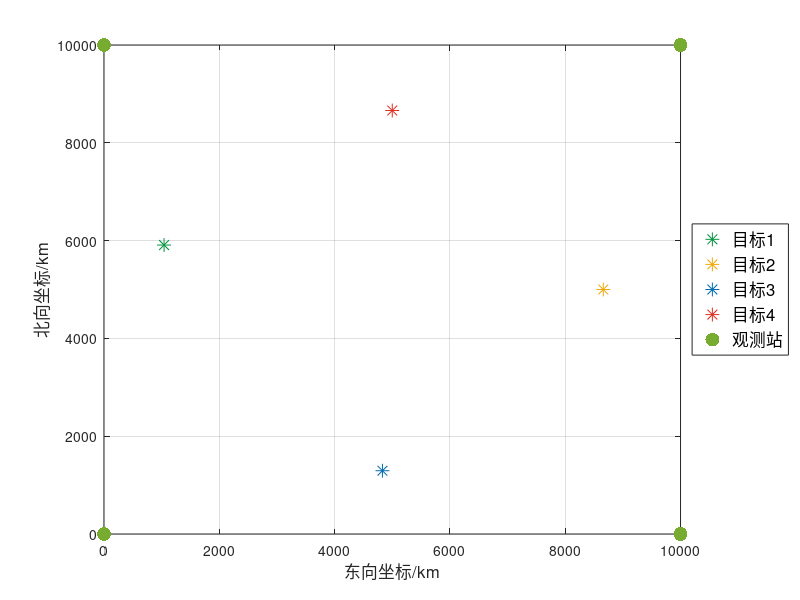
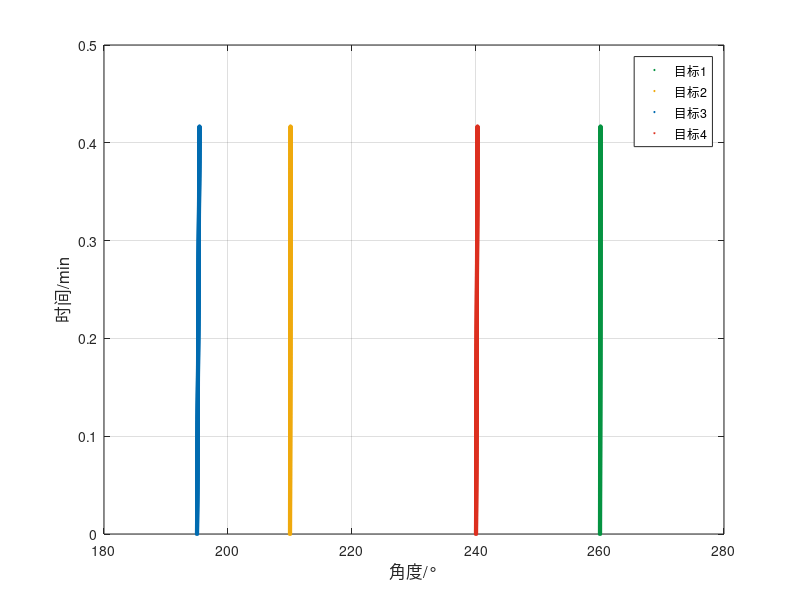

Source code (MATLAB) for these figures, in order: (Note: this script raises an error after producing the figures.)
%% 验证目标设置的位置

% Author LI Shuo
% 2023年9月18日 10点54分
clc
clear
close all


%% ==========================布放参数===============================
rand('seed',1)
c       = 1500;
var2d   = 1.5^2 ;
% var2d   = 0^2 ;
var2    = var2d*(pi/180)^2; 

v0     	= [10,10,10,10];
range 	= [ 6e3 10e3 5e3 10e3];                 % 目标产生位置的距离
bear    = [ 80 30 15 60];                   % 目标产生位置的角度
course  = [ 90 50 60 120];               	% 运动方向

num     = length(v0);
x0      = range.*cosd(bear);
y0      = range.*sind(bear);
vx      = v0.*cosd(course);
vy      = v0.*sind(course);
X0      = [x0;y0;vx;vy];
T       = 1e-3;                 %观测周期
T_all   = 5;                   %观测时间
T_num   = T_all/T;              %观测次数
dt      = T;
%匀速运动矩阵
F1 = [1,0,T,0;
    0,1,0,T;
    0,0,1,0;
    0,0,0,1];
%加速度矩阵
F2 = [0.5*T^2,0;
    0,0.5*T^2;
    T,0;
    0,T];
x       = zeros(num,T_num); % 目标x坐标
y       = zeros(num,T_num); % 目标y坐标
x_r     = zeros(num,T_num); % 目标相对观测者x坐标
y_r     = zeros(num,T_num); % 目标相对观测者y坐标
angle_r = zeros(num,T_num); % 目标相对观测者方位
a_max   = 0/1e3;         	% 目标最大加速度
X       = arrayfun(@(j) zeros(4,T_num),1:num,'un',0);
%% ==========================目标真实状态===============================
for t = 1:T_num
    for j = 1:length(x0)
        ax = a_max*(2*rand-1);
        ay = a_max*(2*rand-1);
        a  = [ax ay]';
        if t==1
            X{j}(:,t) = X0(:,j);
        else
            X{j}(:,t) = F1*X{j}(:,t-1)+F2*a;
        end
    end
end
for i = 1:num
    x(i,:) = X{i}(1,:);
    y(i,:) = X{i}(2,:);
end
birthPlace = [x(:,1),y(:,1)];
placeX = x;
placeY = y;
node            = [0,0;10e3,0;10e3,10e3;0,10e3];
for ii = 1:size(node,1)
    for i=1: num
        x_r(i,:)    = node(ii,1)-x(i,:);
        y_r(i,:)    = node(ii,2)-y(i,:);
        r_r         = sqrt(x_r(i,:).^2+y_r(i,:).^2);
        angle_r(i,:)= atan2d(y_r(i,:), x_r(i,:));
        angle_r(angle_r<0) = angle_r(angle_r<0)+360;
    end
    angR{ii} = angle_r;
    angM{ii} = angle_r+ sqrt(var2d)*randn(size(angle_r));
end


color = ['#059341';'#EFA90D';'#006BB0';'#DC2F1F';'#EFA90D';'#7E2F8E'];
figure('Units', 'centimeters','Position', [20 5 20 11.24/15*15])
for i=1:num
    if i<8
        color_line = color(i,:);
    else
        color_line = [1.0000    0.5721    0.0349];
    end
    aim_f(i) = scatter(birthPlace(i,1),birthPlace(i,2),100,'*','MarkerEdgeColor',color_line);
    hold on
    plot(placeX(i,:),placeY(i,:),'Color',color_line,'LineWidth',2)
end
obs_f=scatter(node(:,1),node(:,2),'b^','filled','LineWidth',0.5,'SizeData',100);
grid on
legend([aim_f obs_f],'目标1','目标2','目标3','目标4','观测站','Location','eastoutside','FontSize',12)
% axis([-3,3,-2.2,3.4])
set(gca,'Box','on')
xlabel('东向坐标/km','FontSize',12)
ylabel('北向坐标/km','FontSize',12)

for ii = 1:size(node,1)
figure
hold on
for i=1:num
    if i<8
        color_line=color(i,:);
    else
        color_line=[1.0000    0.5721    0.0349];
    end
    hold on
    scatter(angR{ii}(i,:),(T:T:T_all)/60*5,1,'filled','MarkerEdgeColor',color_line,'MarkerFaceColor',color_line,'LineWidth',2)
end
set(gca,'Box','on')
xlabel('角度/°','FontSize',12)
ylabel('时间/min','FontSize',12)
% legend('目标1','目标2','目标3','Location','best','FontSize',12)
legend('目标1','目标2','目标3','目标4','Location','best')
txtStr = ['观测站',num2str(ii)];
grid on
Hf = gcf;
Hf.Position = [-700   130  560   420];
end

S = size(node,1);
close all
Ylim    = [-2.5,2.5];
xgrid   = -3:0.02:3;
Ylim    = [0,10e3];
xgrid   = 0:10:10e3;
y       = cell(S,1);
fig = figure('Units', 'centimeters','Position', [20 5 20 11.24/15*15]);
for s = 1:S
    theta   = angM{s}(:,1);
    xp      = node(s,1);
    yp      = node(s,2);
    y{s}  	= cell2mat(arrayfun(@(x) (repmat(x-xp,length(theta),1)).*tand(theta)+repmat(yp,length(theta),1),xgrid,'un',0));
%     locsp1  = arrayfun(@(x) abs(atan2d((y{s}(x,:)-yp),(xgrid-xp))-theta(x))>1,1:length(theta),'un',0);  % 在反向线上的点
%     y{s}(cell2mat(arrayfun(@(v) v,cell2mat(locsp1'),'un',0))) = nan;                                   	% 在反向线上的点舍去
    locsp2  = arrayfun(@(x) y{s}(x,:)<=Ylim(1) | y{s}(x,:)>=Ylim(2), 1:length(theta),'un',0);           % 超过视距的点
    y{s}(cell2mat(arrayfun(@(v) v,cell2mat(locsp2'),'un',0))) = nan;                                   	% 超过视距的点舍去
    figure(fig)
    hold on
    h = arrayfun(@(x) plot(xgrid,y{s}(x,:),'--','Color','#808080'),1:length(theta));
    hold off
end
figure(fig)
hold on
s1 = scatter(node(:,1),node(:,2),'b^','filled','LineWidth',0.5,'SizeData',100);
s2 = scatter(birthPlace(:,1),birthPlace(:,2),'rp','filled','LineWidth',1,'SizeData',100);
legend([h(end),s1,s2],'方位测量','观测站','目标','Location','eastoutside','FontSize',12)
hold off
% axis([min(xgrid)-1,max(xgrid)+3,Ylim])
% axis([-3,3,-2.5,2.5])
set(gca,'Box','on')
xlabel('东向坐标/km','FontSize',12)
ylabel('北向坐标/km','FontSize',12)